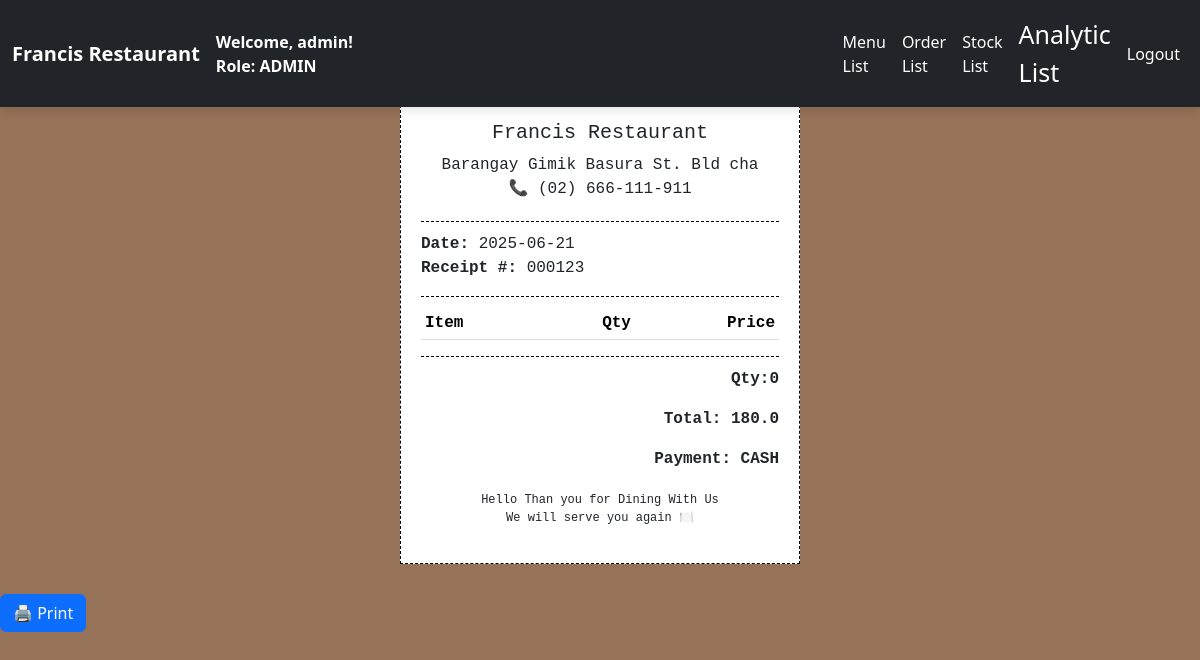
The page /analytic/list/reciept/1 (signed in) on the database as committed earlier.
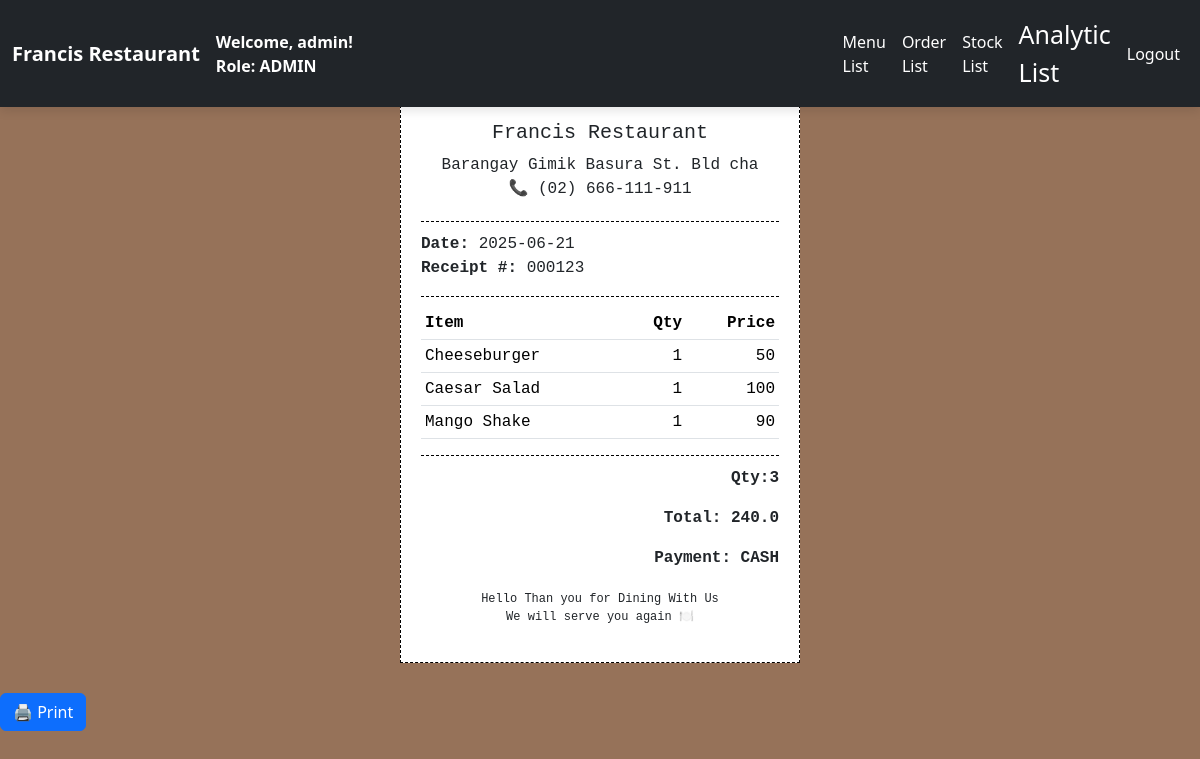
The same page on the database as committed later.
### function/model.py (models this page shows, shortened)
class Income_table(SQLModel, table=True):
    id:              int                     = Field(default=None, primary_key=True)
    order_date:      datetime.date           = Field(default_factory=datetime.date.today)
    income:          float                   = Field(nullable=False)
    payment_type:    PaymentEnum             = Field()
    image_url:       str                     = Field()
    order_list_item: str                     = Field()
    holder: Optional["Income_Holder"] = Relationship(back_populates="order")

### main.py (the view)
@app.route('/analytic/list/reciept/<int:_id>',methods=['GET','POST'])
def reciept_view_analytic(_id):
    if 'user_id' not in flask_session:
        return redirect(url_for('login'))
    role = flask_session.get('role')
    if role not in ['ADMIN', 'EMPLOYEE']:
        flash('You cannot Edit this','error')
        return redirect(url_for('restrict_access'))
    username = flask_session.get('username')
    role =   flask_session.get('role')
    print(role)
    with DbaseSession(engine) as session:
        stmt = select(Income_table).where(Income_table.id == _id)
        results = session.exec(stmt).all()
    result_list_item  = []
    for item in results:
        txt = item.order_list_item
        result_list_item.append(txt)
    print(result_list_item)
    raw = " ".join(result_list_item)
    fixed = re.sub(r'"name":([a-zA-Z ]+)"', r'"name":"\1"', raw)
    pattern = r'"name":"([^"]+)","quantity":(\d+),"price":"([^"]+)"'
    matches = re.findall(pattern, fixed)
    result_order = []
    for name, quantity, price in matches:
        result_order.append({
            "name": name,
            "quantity": int(quantity),
            "price": price
        })
    print(result_order)
    context = {
        'order_result_count':len(result_order),
        'results':results,
        'result_order':result_order,
        'role':role,
        'username':username
    }
    return render_template('analytic_reciept_order.html',**context)

### function/model.py (called while the page is built)
    def __str__(self):
        return self.value

### templates/analytic_reciept_order.html (shortened to what this page needs)
<!DOCTYPE html>
<html lang="en">
<head>
  <link href="https://cdn.jsdelivr.net/npm/bootstrap@5.3.6/dist/css/bootstrap.min.css" rel="stylesheet">
</head>
<body>
  <nav class="navbar navbar-expand-lg navbar-dark bg-dark fixed-top">
    <div class="container-fluid">
      <a class="navbar-brand fw-bold">Francis Restaurant</a>
      <div class="d-flex flex-column text-white me-3">
        <span class="fw-bold">Welcome, {{ username }}!</span>
        <span class="fw-bold">Role: {{ role }}</span>
      </div>
      <div class="collapse navbar-collapse justify-content-between" id="navbarNav">
       <ul class="navbar-nav align-items-center">
        {% if role in ['ADMIN', 'EMPLOYEE'] %}
        <li class="nav-item"><a class="nav-link text-white" href="/menu/list">Menu List</a></li>
        <li class="nav-item"><a class="nav-link text-white" href="/order/list">Order List</a></li>
        <li class="nav-item"><a class="nav-link text-white" href="/stock/list">Stock List</a></li>
        <li class="nav-item"><a class="nav-link text-white" href="/analytic/list" style="font-size:25px;">Analytic List</a></li>
        {% endif %}
        <li class="nav-item"><a class="nav-link text-white" href="/logout">Logout</a></li>
      </ul>
      </div>
    </div>
  </nav>
<div id="GFG">
    <div class="receipt-box">
      <div class="receipt-header">
        <h5>Francis Restaurant</h5>
        <p>Barangay Gimik Basura St. Bld cha<br>📞 (02) 666-111-911</p>
      </div>
      <div class="line"></div>
      <p><strong>Date:</strong> 2025-06-21<br>
         <strong>Receipt #:</strong> 000123</p>
      <div class="line"></div>
      <table class="table table-sm">
        <thead>
          <tr>
            <th>Item</th>
            <th class="text-end">Qty</th>
            <th class="text-end">Price</th>
          </tr>
        </thead>
        <tbody>
            {% for item in result_order %}
            <tr>
              <td>{{ item.name }}</td>
              <td class="text-end">{{ item.quantity }}</td>
              <td class="text-end">{{ item.price }}</td>
            </tr>
            {% endfor %}
        </tbody>
      </table>
      <div class="line"></div>
      <p class="text-end"><strong>Qty:{{order_result_count}}</strong></p>
      <p class="text-end">{% for item in results %}<strong>Total: {{item.income}}{% endfor %}</strong></p>
      <p class="text-end">{% for item in results %}<strong>Payment: {{item.payment_type}}{% endfor %}</strong></p>
      <div class="receipt-footer">
        <p>Hello Than you for Dining With Us<br>We will serve you again 🍽️</p>
      </div>
    </div>
</div>
<button type="button" class="btn btn-primary" onclick="printDiv()" >🖨️ Print</button>
</body>
</html>

Rows that differ between the two databases and show on the page:
changed Income_table "CASH": income "180.0" → "240.0"
Other text that changed with them:
{{ order_result_count }}: "0" → "3"
new list line: "Cheeseburger 1 50"
new list line: "Caesar Salad 1 100"
new list line: "Mango Shake 1 90"
